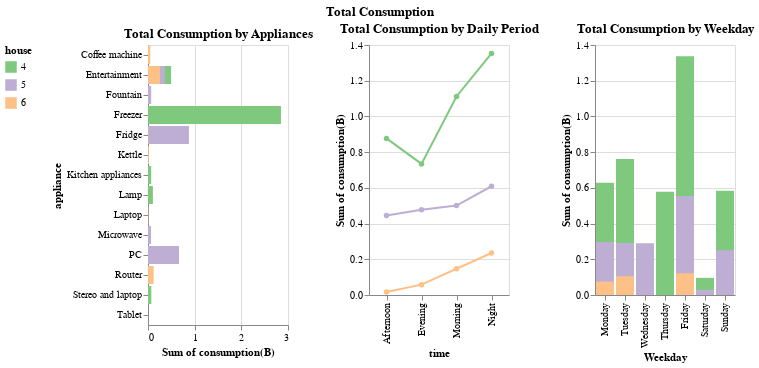

Notebook code for this chart:
### Code cell
final_chart.properties(title = 'Total Consumption'
                      ).configure_title(orient='top',anchor='middle')

### Figure 1 — Vega-Lite specification as saved in the notebook (floating-point values rounded to 4 significant figures; data arrays with more than 128 entries replaced by an {"elided": "..."} marker saying what was removed)
{"config": {"view": {"continuousWidth": 400, "continuousHeight": 300}, "title": {"anchor": "middle", "orient": "top"}}, "hconcat": [{"mark": "bar", "encoding": {"color": {"type": "nominal", "field": "house", "legend": {"orient": "left"}, "scale": {"scheme": "accent"}}, "x": {"type": "quantitative", "aggregate": "sum", "field": "consumption(B)", "stack": null}, "y": {"type": "nominal", "field": "appliance"}}, "selection": {"selector055": {"type": "multi", "encodings": ["color"]}, "selector056": {"type": "multi", "encodings": ["x"]}}, "title": "Total Consumption by Appliances", "transform": [{"filter": {"selection": {"and": ["selector055", "selector056"]}}}], "width": 140}, {"mark": {"type": "line", "point": true}, "encoding": {"color": {"type": "nominal", "field": "house", "legend": null}, "tooltip": [{"type": "quantitative", "aggregate": "sum", "field": "consumption(B)"}, {"type": "nominal", "field": "house"}], "x": {"type": "nominal", "field": "time"}, "y": {"type": "quantitative", "aggregate": "sum", "field": "consumption(B)"}}, "height": 250, "selection": {"selector055": {"type": "multi", "encodings": ["color"]}, "selector056": {"type": "multi", "encodings": ["x"]}}, "title": "Total Consumption by Daily Period", "transform": [{"filter": {"selection": {"and": ["selector055", "selector056"]}}}], "width": 140}, {"mark": "bar", "encoding": {"color": {"type": "nominal", "field": "house", "legend": {"orient": "left"}, "scale": {"scheme": "accent"}}, "tooltip": [{"type": "quantitative", "aggregate": "sum", "field": "consumption(B)"}, {"type": "nominal", "field": "house"}], "x": {"type": "nominal", "field": "Weekday", "sort": ["Monday", "Tuesday", "Wednesday", "Thursday", "Friday", "Saturday", "Sunday"]}, "y": {"type": "quantitative", "aggregate": "sum", "field": "consumption(B)", "stack": null}}, "height": 250, "selection": {"selector055": {"type": "multi", "encodings": ["color"]}, "selector056": {"type": "multi", "encodings": ["x"]}}, "title": "Total Consumption by Weekday", "transform": [{"filter": {"selection": {"and": ["selector055", "selector056"]}}}], "width": 140}], "data": {"name": "data-ecd08c317210d3b141de2f08e9838f0d"}, "title": "Total Consumption", "$schema": "https://vega.github.io/schema/vega-lite/v4.8.1.json", "datasets": {"data-ecd08c317210d3b141de2f08e9838f0d": {"elided": "636 records"}}}
